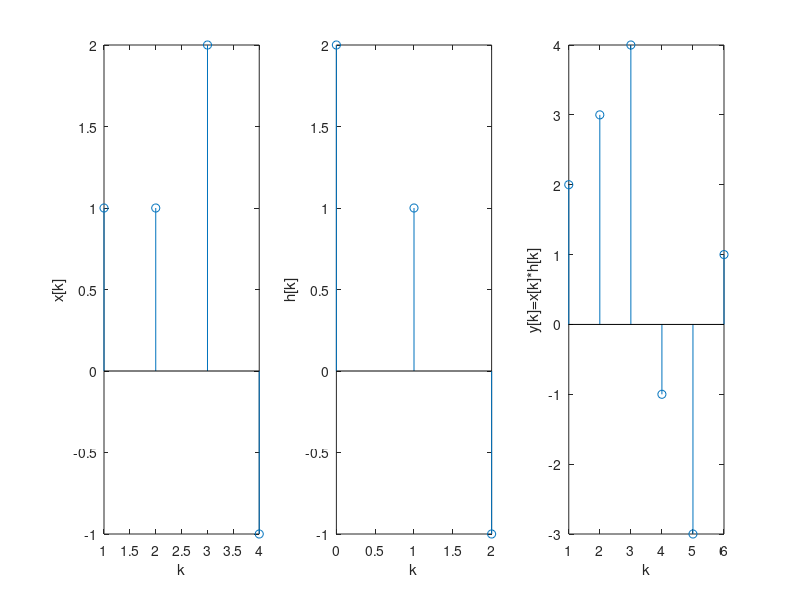

MATLAB code for this plot:
% [Sascha Spors](https://orcid.org/0000-0001-7225-9992),
% Professorship Signal Theory and Digital Signal Processing,
% [Institute of Communications Engineering (INT)](https://www.int.uni-rostock.de/),
% Faculty of Computer Science and Electrical Engineering (IEF),
% [University of Rostock, Germany](https://www.uni-rostock.de/en/)
% 
% # Tutorial Signals and Systems (Signal- und Systemtheorie)
% 
% Summer Semester 2021 (Bachelor Course #24015)
% 
% - lecture: https://github.com/spatialaudio/signals-and-systems-lecture
% - tutorial: https://github.com/spatialaudio/signals-and-systems-exercises
% 
% WIP...
% The project is currently under heavy development while adding new material for the summer semester 2021
% 
% Feel free to contact lecturer [frank.schultz@uni-rostock.de](https://orcid.org/0000-0002-3010-0294)

% Exercise 8.2

clear all
close all
clc

% signal
x = [1, 1, 2, -1]  % non-zero elements
Nx = size(x,2)
kx = 1  % start index for first non-zero entry

% signal, we can interpret this as impulse response of LTI system
h = [2, 1, -1]
Nh = size(h,2)
kh = 0

% convolution
Ny = Nx+Nh-1
ky = kx+kh
y= conv(x,h)


figure
subplot(1,3,1)
k = kx:kx+Nx-1
stem(k,x)
xlabel('k')
ylabel('x[k]')

subplot(1,3,2)
k = kh:kh+Nh-1
stem(k,h)
xlabel('k')
ylabel('h[k]')

subplot(1,3,3)
k = ky:ky+Ny-1
stem(k,y)
xlabel('k')
ylabel('y[k]=x[k]*h[k]')

% ## Copyright
% 
% This tutorial is provided as Open Educational Resource (OER), to be found at
% https://github.com/spatialaudio/signals-and-systems-exercises
% accompanying the OER lecture
% https://github.com/spatialaudio/signals-and-systems-lecture.
% Both are licensed under a) the Creative Commons Attribution 4.0 International
% License for text and graphics and b) the MIT License for source code.
% Please attribute material from the tutorial as *Frank Schultz,
% Continuous- and Discrete-Time Signals and Systems - A Tutorial Featuring
% Computational Examples, University of Rostock* with
% ``main file, github URL, commit number and/or version tag, year``.
